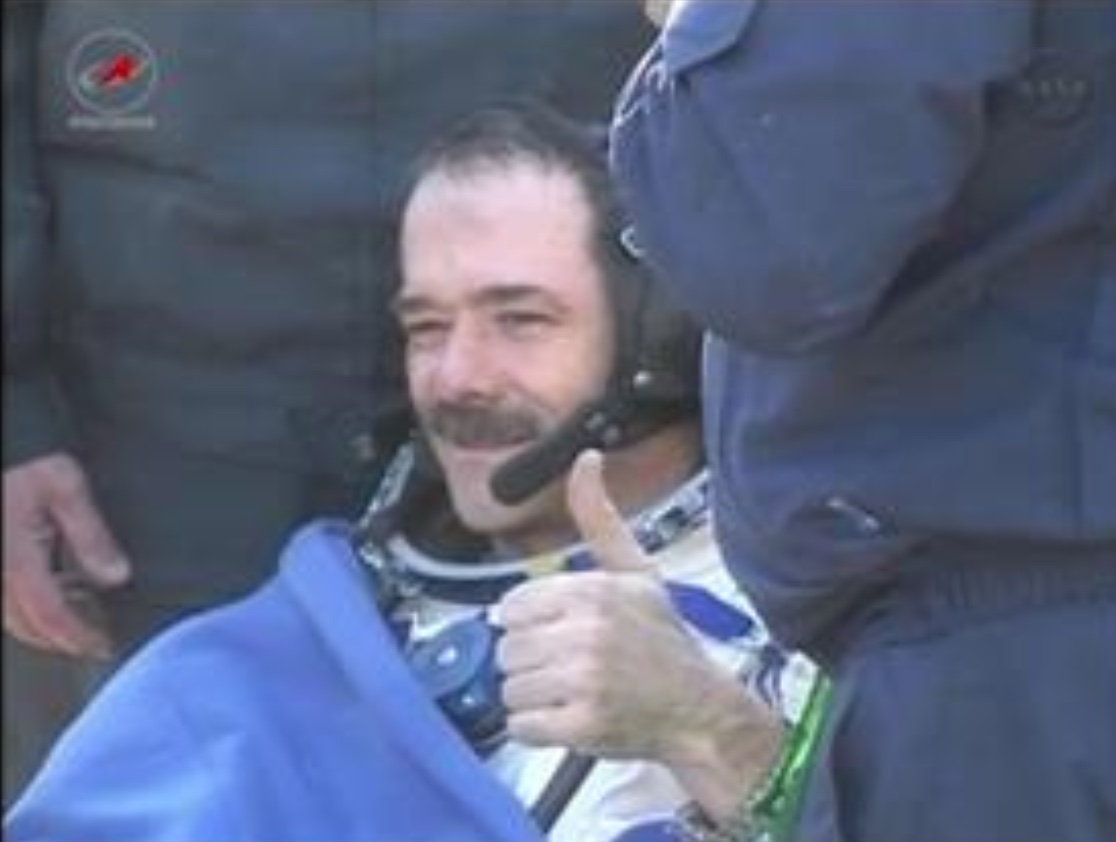
%> input picture 2036_Sample.jpg, 1116 x 842 px
$ octave ladfield_grey_func.m   (GNU Octave 9; MATLAB toolbox functions it lacks are replaced by stand-ins)
%> lines starting %> are read from the running program, lines starting %| are printed output that depends on the picture
clear;

close all;

% Matlab for 2036 P2. IMAGE OPS.

%Read in file  (8-bit int)
ladfield_Image = imread('2036_Sample.jpg');
%> ladfield_Image is the input picture: size 842x1116x3 uint8; mean R, G, B 92.5, 101.3, 125.9


%Modify File (axbx3 double matrix)
ladfield_Double = double(ladfield_Image);
ladfield_Grey = zeros(size(ladfield_Double));

%Fiddling About - Loop for Dimensions of Hadfield
for i = 1:3
ladfield_Grey = ladfield_Grey(:,:,1) + (ladfield_Double(:,:,i));
end
%> this loop made 3 passes
%> pass 1, `ladfield_Grey = ladfield_Grey(:,:,1) + (ladfield_Double(:,:,i));`:
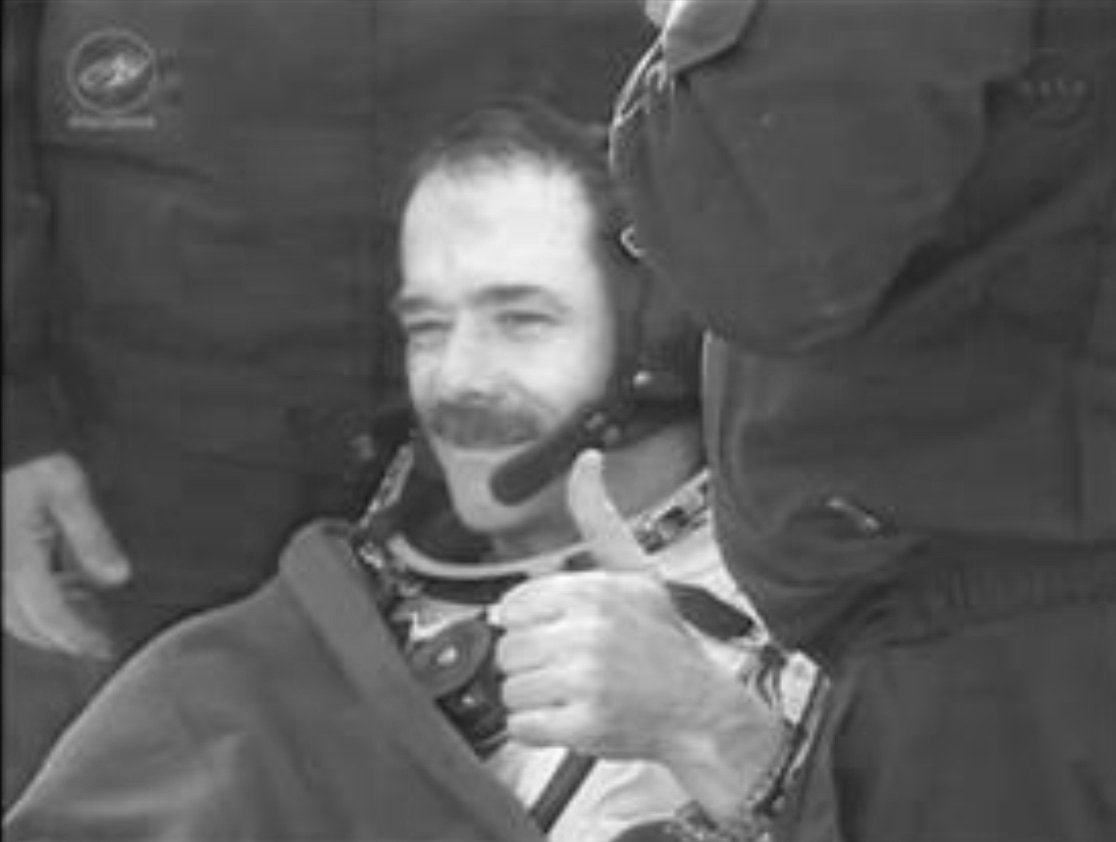
%> ladfield_Grey: size 842x1116 double; min 9, max 254, mean 92.5
%> pass 3, `ladfield_Grey = ladfield_Grey(:,:,1) + (ladfield_Double(:,:,i));`:
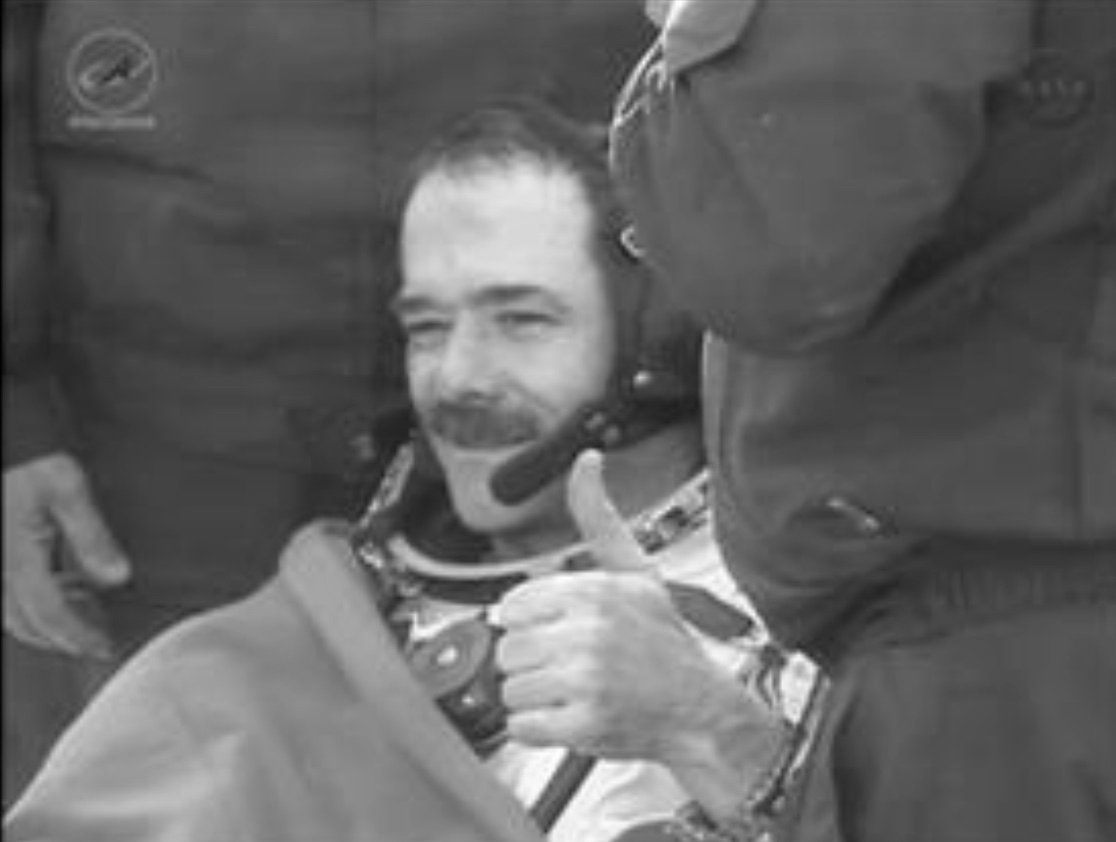
%> ladfield_Grey: size 842x1116 double; min 35, max 761, mean 319.6; drawn with min black and max white


%Output File (convert back to 8-bit integer array)
imwrite(uint8(ladfield_Grey),'2036_Modified.jpg');
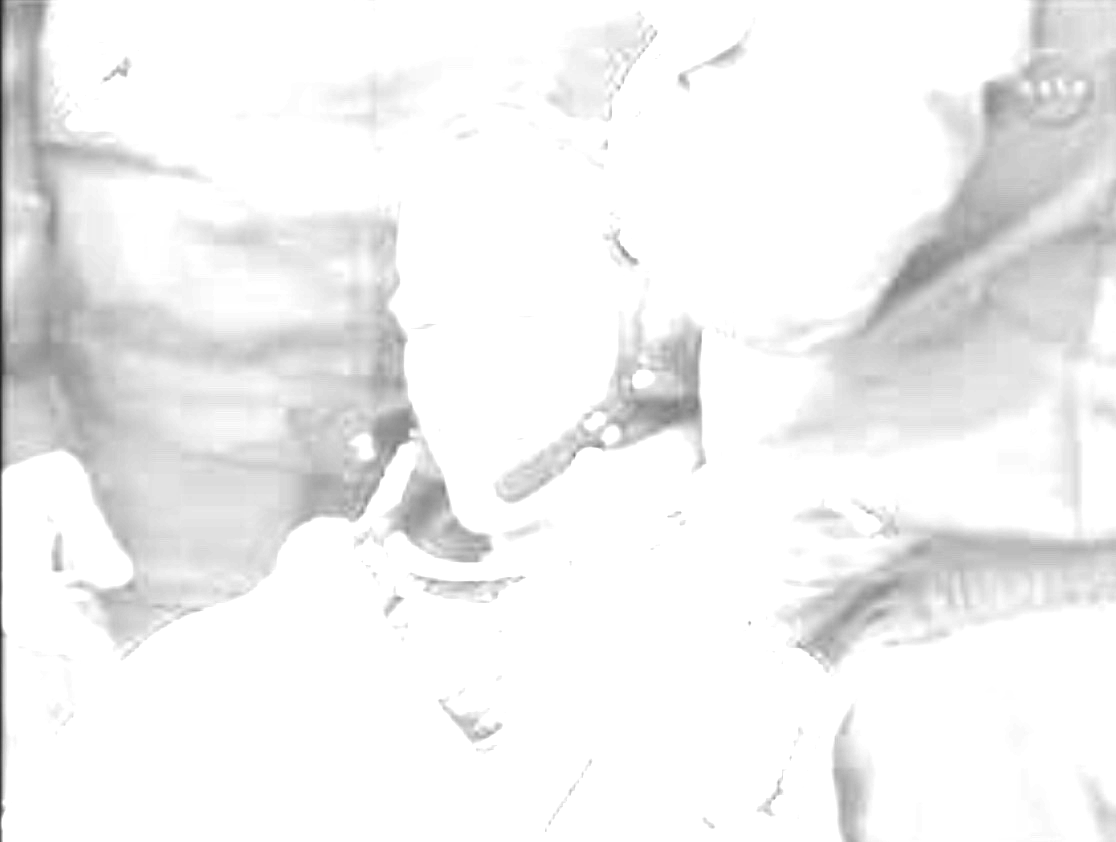
%> saved as 2036_Modified.jpg: size 842x1116 uint8; min 35, max 255, mean 240.7
imagesc(ladfield_Grey)
colormap('gray')
